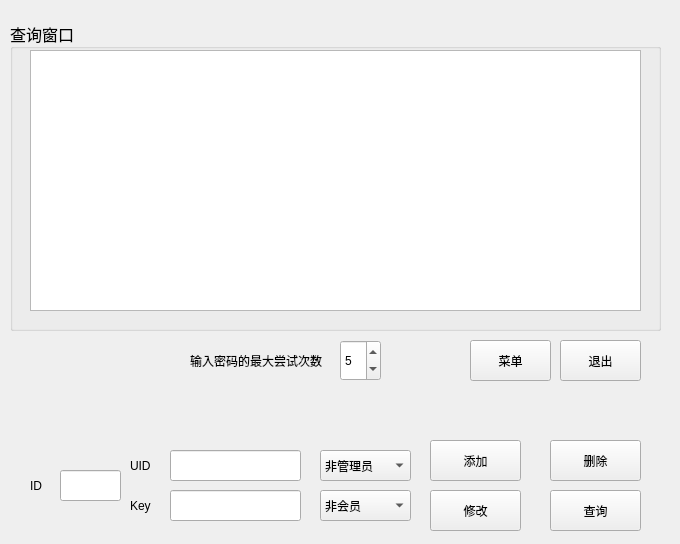
<?xml version="1.0" encoding="UTF-8"?>
<ui version="4.0">
 <class>Admin</class>
 <widget class="QWidget" name="Admin">
  <property name="geometry">
   <rect>
    <x>0</x>
    <y>0</y>
    <width>680</width>
    <height>544</height>
   </rect>
  </property>
  <property name="windowTitle">
   <string>Form</string>
  </property>
  <widget class="QSpinBox" name="TryTimes">
   <property name="geometry">
    <rect>
     <x>340</x>
     <y>340</y>
     <width>41</width>
     <height>41</height>
    </rect>
   </property>
   <property name="value">
    <number>5</number>
   </property>
  </widget>
  <widget class="QLabel" name="label">
   <property name="geometry">
    <rect>
     <x>190</x>
     <y>340</y>
     <width>141</width>
     <height>41</height>
    </rect>
   </property>
   <property name="text">
    <string>输入密码的最大尝试次数</string>
   </property>
  </widget>
  <widget class="QPushButton" name="quit">
   <property name="geometry">
    <rect>
     <x>560</x>
     <y>340</y>
     <width>81</width>
     <height>41</height>
    </rect>
   </property>
   <property name="styleSheet">
    <string notr="true">font: 12pt &quot;Microsoft YaHei UI&quot;;</string>
   </property>
   <property name="text">
    <string>退出</string>
   </property>
  </widget>
  <widget class="QPushButton" name="Net">
   <property name="geometry">
    <rect>
     <x>470</x>
     <y>340</y>
     <width>81</width>
     <height>41</height>
    </rect>
   </property>
   <property name="styleSheet">
    <string notr="true">font: 12pt &quot;Microsoft YaHei UI&quot;;</string>
   </property>
   <property name="text">
    <string>菜单</string>
   </property>
  </widget>
  <widget class="QPushButton" name="InsertButton">
   <property name="geometry">
    <rect>
     <x>430</x>
     <y>440</y>
     <width>91</width>
     <height>41</height>
    </rect>
   </property>
   <property name="text">
    <string>添加</string>
   </property>
  </widget>
  <widget class="QPushButton" name="DeleteButton">
   <property name="geometry">
    <rect>
     <x>550</x>
     <y>440</y>
     <width>91</width>
     <height>41</height>
    </rect>
   </property>
   <property name="text">
    <string>删除</string>
   </property>
  </widget>
  <widget class="QPushButton" name="SerchButton">
   <property name="geometry">
    <rect>
     <x>550</x>
     <y>490</y>
     <width>91</width>
     <height>41</height>
    </rect>
   </property>
   <property name="text">
    <string>查询</string>
   </property>
  </widget>
  <widget class="QPushButton" name="UpdataButton">
   <property name="geometry">
    <rect>
     <x>430</x>
     <y>490</y>
     <width>91</width>
     <height>41</height>
    </rect>
   </property>
   <property name="text">
    <string>修改</string>
   </property>
  </widget>
  <widget class="QGroupBox" name="groupBox">
   <property name="geometry">
    <rect>
     <x>10</x>
     <y>20</y>
     <width>651</width>
     <height>311</height>
    </rect>
   </property>
   <property name="font">
    <font>
     <family>楷体</family>
     <pointsize>12</pointsize>
     <bold>false</bold>
    </font>
   </property>
   <property name="title">
    <string>查询窗口</string>
   </property>
   <property name="alignment">
    <set>Qt::AlignmentFlag::AlignLeading|Qt::AlignmentFlag::AlignLeft|Qt::AlignmentFlag::AlignVCenter</set>
   </property>
   <property name="flat">
    <bool>false</bool>
   </property>
   <widget class="QListWidget" name="listWidget">
    <property name="geometry">
     <rect>
      <x>20</x>
      <y>30</y>
      <width>611</width>
      <height>261</height>
     </rect>
    </property>
   </widget>
  </widget>
  <widget class="QLineEdit" name="IDEdit">
   <property name="geometry">
    <rect>
     <x>60</x>
     <y>470</y>
     <width>61</width>
     <height>31</height>
    </rect>
   </property>
   <property name="styleSheet">
    <string notr="true">font: 11pt &quot;Microsoft YaHei UI&quot;;</string>
   </property>
  </widget>
  <widget class="QLabel" name="label_2">
   <property name="geometry">
    <rect>
     <x>30</x>
     <y>470</y>
     <width>21</width>
     <height>31</height>
    </rect>
   </property>
   <property name="styleSheet">
    <string notr="true">font: 11pt &quot;Microsoft YaHei UI&quot;;</string>
   </property>
   <property name="text">
    <string>ID</string>
   </property>
  </widget>
  <widget class="QLabel" name="label_3">
   <property name="geometry">
    <rect>
     <x>130</x>
     <y>450</y>
     <width>31</width>
     <height>31</height>
    </rect>
   </property>
   <property name="styleSheet">
    <string notr="true">font: 11pt &quot;Microsoft YaHei UI&quot;;</string>
   </property>
   <property name="text">
    <string>UID</string>
   </property>
  </widget>
  <widget class="QLineEdit" name="KeyEdit">
   <property name="geometry">
    <rect>
     <x>170</x>
     <y>490</y>
     <width>131</width>
     <height>31</height>
    </rect>
   </property>
   <property name="styleSheet">
    <string notr="true">font: 11pt &quot;Microsoft YaHei UI&quot;;</string>
   </property>
  </widget>
  <widget class="QLabel" name="label_5">
   <property name="geometry">
    <rect>
     <x>130</x>
     <y>490</y>
     <width>41</width>
     <height>31</height>
    </rect>
   </property>
   <property name="styleSheet">
    <string notr="true">font: 11pt &quot;Microsoft YaHei UI&quot;;</string>
   </property>
   <property name="text">
    <string>Key</string>
   </property>
  </widget>
  <widget class="QLineEdit" name="UIDEdit">
   <property name="geometry">
    <rect>
     <x>170</x>
     <y>450</y>
     <width>131</width>
     <height>31</height>
    </rect>
   </property>
   <property name="styleSheet">
    <string notr="true">font: 11pt &quot;Microsoft YaHei UI&quot;;</string>
   </property>
  </widget>
  <widget class="QComboBox" name="AdminBox">
   <property name="geometry">
    <rect>
     <x>320</x>
     <y>450</y>
     <width>91</width>
     <height>31</height>
    </rect>
   </property>
   <property name="styleSheet">
    <string notr="true">font: 11pt &quot;Microsoft YaHei UI&quot;;</string>
   </property>
   <item>
    <property name="text">
     <string>非管理员</string>
    </property>
   </item>
   <item>
    <property name="text">
     <string>管理员</string>
    </property>
   </item>
  </widget>
  <widget class="QComboBox" name="VIPBox">
   <property name="geometry">
    <rect>
     <x>320</x>
     <y>490</y>
     <width>91</width>
     <height>31</height>
    </rect>
   </property>
   <property name="styleSheet">
    <string notr="true">font: 11pt &quot;Microsoft YaHei UI&quot;;</string>
   </property>
   <item>
    <property name="text">
     <string>非会员</string>
    </property>
   </item>
   <item>
    <property name="text">
     <string>会员</string>
    </property>
   </item>
  </widget>
 </widget>
 <resources/>
 <connections/>
</ui>
